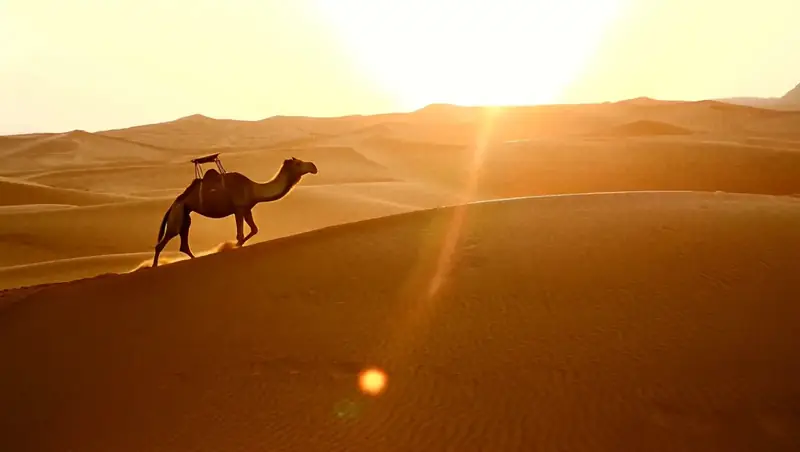
#> input picture apps/studio/src/assets/work/caravan-dune-800.webp, 800 x 452 px
$ python color.py ../../../apps/studio/src/assets/work/caravan-dune-800.webp out.png
#> lines starting #> are read from the running program, lines starting #| are printed output that depends on the picture; after the words box and inside, x2 and y2 are one past the last pixel; in counts of white or black regions, pixels touching at a corner belong together
### skills/hildegard-photo-edit/scripts/photolib.py
# SPDX-License-Identifier: AGPL-3.0-only
"""Shared by straighten.py, color.py, denoise_sharpen.py, crop.py, measure.py and fix.py in this folder. Not run on its own.

Needs Pillow and numpy:  python3 -m pip install pillow numpy
OpenCV is never needed or used. Everything here is plain numpy on float32 arrays, so a result is the same on every machine.

Conventions: pixel arrays are float32 RGB in [0, 1], gamma-encoded as stored (sRGB). A tilt is in degrees and is positive when the
picture is turned counter-clockwise (a horizon that rises toward the right), which is what Pillow's rotate(+a) does to a level one;
the fix is rotate(-tilt)."""
import io
import math
import os
import sys

try:
    import numpy as np
    from PIL import Image, ImageOps
except ImportError as e:  # one plain line, not a traceback
    sys.exit(f'{e.name or "Pillow or numpy"} is not installed. Run: python3 -m pip install pillow numpy')

INSTALL = 'python3 -m pip install pillow numpy'


def die(msg, code=1):
    print(msg, file=sys.stderr)
    sys.exit(code)


# ---- files ----

def load(path):
    """Open a photo as RGB with the camera's rotation flag applied and a non-sRGB colour profile converted to sRGB."""
    try:
        im = Image.open(path)
        im.load()
    except Exception as e:
        die(f'cannot open {path}: {e}')
    icc = im.info.get('icc_profile')
    im = ImageOps.exif_transpose(im)
    im = im.convert('RGB')
    if icc and b'sRGB' not in icc[:400]:
        try:
            from PIL import ImageCms
            im = ImageCms.profileToProfile(im, ImageCms.ImageCmsProfile(io.BytesIO(icc)), ImageCms.createProfile('sRGB'), outputMode='RGB')
        except Exception:
            pass
    return im


def save(path, im, quality=92, max_bytes=None):
    """Write a JPEG or PNG. With max_bytes a JPEG's quality steps down until it fits; returns (bytes, quality). Metadata, GPS included, is not copied."""
    ext = os.path.splitext(path)[1].lower()
    if ext == '.png':
        im.save(path, optimize=True)
        return os.path.getsize(path), None
    if ext not in ('.jpg', '.jpeg'):
        die(f'{path}: write a .jpg or .png')
    q = int(quality)
    while True:
        buf = io.BytesIO()
        im.save(buf, 'JPEG', quality=q, subsampling=0 if q >= 90 else 2, optimize=True)
        if max_bytes is None or buf.tell() <= max_bytes or q <= 45:
            break
        q -= 3
    if max_bytes is not None and buf.tell() > max_bytes:
        die(f'{path}: {buf.tell()} bytes at quality {q} is over the {max_bytes} byte cap; make the picture smaller')
    with open(path, 'wb') as f:
        f.write(buf.getvalue())
    return buf.tell(), q


def to_f(im):
    return np.asarray(im, dtype=np.float32) / 255.0


def from_f(a):
    return Image.fromarray(np.clip(np.rint(a * 255.0), 0, 255).astype(np.uint8))


def luma(a):
    """Rec. 709 luma of a float RGB array (gamma-encoded, as stored)."""
    return a[..., 0] * 0.2126 + a[..., 1] * 0.7152 + a[..., 2] * 0.0722


def resize_w(im, w):
    return im.resize((w, max(1, round(im.height * w / im.width))), Image.LANCZOS)


def srgb_to_lin(x):
    return np.where(x <= 0.04045, x / 12.92, ((x + 0.055) / 1.055) ** 2.4).astype(np.float32)


def lin_to_srgb(x):
    x = np.clip(x, 0, 1)
    return np.where(x <= 0.0031308, x * 12.92, 1.055 * x ** (1 / 2.4) - 0.055).astype(np.float32)


# ---- filters ----

def gblur(x, sigma):
    """Gaussian blur of a 2-D or 3-D float array over its first two axes, reflected at the edges."""
    r = max(1, int(3 * sigma + 0.5))
    k = np.exp(-0.5 * (np.arange(-r, r + 1) / sigma) ** 2).astype(np.float32)
    k /= k.sum()
    for axis in (0, 1):
        pad = [(0, 0)] * x.ndim
        pad[axis] = (r, r)
        p = np.pad(x, pad, mode='reflect')
        n = x.shape[axis]
        out = np.zeros(x.shape, dtype=np.float32)
        for i, w in enumerate(k):
            sl = [slice(None)] * x.ndim
            sl[axis] = slice(i, i + n)
            out += w * p[tuple(sl)]
        x = out
    return x


# [21 lines left out: functions box, noise_sigma, noise_of, not called in this run]


def gradient_energy(y):
    gy, gx = np.gradient(y)
    return float(np.hypot(gx, gy).mean() * 255)


def gray_world_error(a):
    """How far the mean colour is from grey: (max - min of the channel means) / their mean. 0 is neutral."""
    m = a.reshape(-1, 3).mean(0)
    return float((m.max() - m.min()) / (m.mean() + 1e-4))


def log_chroma(a):
    """(log R/G, log B/G) of the mean colour. A warm cast is R/G above 0 and B/G below 0."""
    m = a.reshape(-1, 3).mean(0) + 1e-4
    return float(math.log(m[0] / m[1])), float(math.log(m[2] / m[1]))


def clip_fractions(a):
    """(share of pixels with a channel at the top, share of dark pixels), the two numbers a clipped edit moves."""
    return float((a.max(axis=2) >= 0.992).mean()), float((luma(a) <= 0.025).mean())


# [8 lines left out: function ssim, not called in this run]


# ---- tilt ----

LEVEL = 0.6  # a tilt under this many degrees is left alone: it cannot be seen, and a turn costs a resample
AUTO_STRENGTH = 1.0  # when no family is named, the lines must be this clear: a table edge or a book is straight too, but is not a horizon
MIN_STRENGTH = 0.5  # below this the line evidence is no better than texture: on test photos every wrong estimate was under 0.45 and every right one over 0.5

# [152 lines left out: functions _edge_points, _line_sharpness, estimate_tilt, inscribed_rect, rotate_level, map_box and 3 more, not called in this run]

### skills/hildegard-photo-edit/scripts/color.py
# SPDX-License-Identifier: AGPL-3.0-only
"""Correct white balance and exposure of a photo from its own measurements, with limits so it cannot overdo it.

  python3 color.py IN OUT [--wb auto|gray|white|none] [--exposure auto|none|+n|-n] [--warmth +n|-n] [--black auto|none]
                          [--contrast auto|none] [--json]

  --wb        auto (default): the brightest unclipped pixels (a cloud, snow, a white wall, a specular glint) are taken as the light and made
              neutral, held back when those pixels are strongly coloured themselves (a red sign, a sunset sun)
              gray: gray-world, the average colour is grey, with highlights and shadows left out of the average; white: the same
              white-patch rule without the hold-back; none: leave the colour alone
  --exposure  auto (default): lift a picture whose brightest 0.5 percent sits well under white until it is just under white (never by
              more than 1.5 stops), and lower a picture that is bright overall (mean luminance 0.40 or more) with blown highlights.
              It does not look at the mean alone: a dark picture with bright highlights (a window, a lamp, cloud) is left as shot,
              and the report says so and names the --exposure to give if it should be brighter. none; or a number of stops (+0.5 brightens)
  --warmth    a manual nudge after the correction, in steps of about 2 percent (+3 warmer, -3 cooler); for light that should stay warm
  --black     auto (default): when more than 3 percent of the picture is crushed to pure black, lift the floor to a dark grey so shadows stay
              open; none for a silhouette or a night scene that should stay black
  --contrast  auto (default): a gentle S-curve only when the picture is flat; none

It never paints a gradient, a sky or any new pixels: it only multiplies and curves the colours that are there. It prints the
measurements before and after (mean colour, mean brightness, clipped highlights and shadows).

Needs Pillow and numpy:  python3 -m pip install pillow numpy   (OpenCV is not used)"""
import argparse
import json
import math
import os
import sys

sys.path.insert(0, os.path.dirname(os.path.abspath(__file__)))
import photolib as L  # noqa: E402
import numpy as np  # noqa: E402  (photolib has already exited with the install line when numpy is missing)

MAX_STOPS = 1.5
TARGET_TOP = 0.96  # where the brightest 0.5 percent should sit after an exposure lift
LIFT_BELOW = 0.93  # a picture whose brightest 0.5 percent is under this is lifted
CLIP_SHARE = 0.03  # more than this share of pixels at the top, in a picture that is bright overall, is blown, and the exposure comes down
BRIGHT_MEAN = 0.40
DARK_MEAN = 0.28  # a mean under this reads as dark (the SKILL.md reading table uses the same number)
AXIS_BOOST = 1.3
ORTH_KEEP = 0.8
HOLD_SAT = 0.20  # highlights more coloured than this are partly left alone by the white balance
SHADOW_SHARE = 0.03
SHADOW_FLOOR = 0.04


def measure(a):
    """The numbers the report shows for a float RGB array."""
    y = L.luma(a)
    hi, lo = L.clip_fractions(a)
    ra, ba = L.log_chroma(a)
    return {'mean_luma': round(float(y.mean()), 3), 'p1': round(float(np.percentile(y, 1)), 3), 'p99': round(float(np.percentile(y, 99)), 3),
            'gray_world_error': round(L.gray_world_error(a), 3), 'log_r_g': round(ra, 3), 'log_b_g': round(ba, 3),
            'clipped_highlights': round(hi, 4), 'clipped_shadows': round(lo, 4)}


def _valid(a):
    y = L.luma(a)
    return (a.max(axis=2) < 0.97) & (y > 0.04) & (y < 0.96)


def _norm(g):
    return g / math.exp(float(np.mean(np.log(g))))  # geometric mean 1: a colour change, not a brightness change


def gains_gray(a):
    m = a[_valid(a)].mean(axis=0) if _valid(a).sum() > 100 else a.reshape(-1, 3).mean(axis=0)
    return _norm(m.mean() / m)


def _bright_pixels(a):
    """Colours of the brightest 1.5 percent of the unclipped pixels. They are picked on a lightly blurred luma, so noise does not choose them
    (picking on raw luma favours pixels whose green happens to be high and turns a grey picture magenta)."""
    y = L.gblur(L.luma(a), float(max(1.5, 0.002 * max(a.shape[:2]))))
    ok = a.max(axis=2) < 0.98
    if ok.sum() < 100:
        return None
    sel = ok & (y >= np.percentile(y[ok], 98.5))
    return a[sel].mean(axis=0) if sel.sum() >= 30 else None


def gains_white(a):
    m = _bright_pixels(a)
    if m is None:
        return gains_gray(a)
    return _norm(m.max() / m)


def _shape(g):
    """Real light sits near the blue to orange axis, so the green to magenta part of a correction is trusted less, and a white-patch estimate
    reads a little under the true cast (highlights hold some of the light they are lit by), so the correction along the axis is taken a little further."""
    v = np.array([math.log(g[0] / g[1]), math.log(g[2] / g[1])])
    along, across = np.array([1.0, -1.0]) / math.sqrt(2), np.array([1.0, 1.0]) / math.sqrt(2)
    v = AXIS_BOOST * (float(v @ along) * along + ORTH_KEEP * float(v @ across) * across)
    return _norm(np.array([math.exp(v[0]), 1.0, math.exp(v[1])], np.float32))


def gains_auto(a):
    """White-patch with a hold-back. Returns (gains, evidence 0..1): evidence is how neutral the bright pixels are once corrected."""
    g = gains_white(a)
    m = _bright_pixels(a)
    if m is None:
        return g, 0.0
    sat = float((m.max() - m.min()) / (m.max() + 1e-4))  # how coloured the bright pixels are before correction
    hold = float(np.clip((sat - HOLD_SAT) / 0.4, 0.0, 0.8))  # a strongly coloured highlight is more likely the subject than the light
    g = _norm(g ** (1.0 - hold))
    return _shape(g), 1.0 - hold


def open_shadows(a):
    """When more than 3 percent of the picture is pure black, lift the floor to a dark grey so the shadows are open. Returns (picture, floor)."""
    if float((a.max(axis=2) <= 0.02).mean()) <= SHADOW_SHARE:
        return a, 0.0
    return SHADOW_FLOOR + (1.0 - SHADOW_FLOOR) * a, SHADOW_FLOOR


def exposure_stops(a, mode, clipped=None):
    """Stops to apply in linear light: a number given, or from the picture. Blown highlights come down; a picture whose brightest
    pixels sit well under white goes up until they are just under it. Nothing else moves it, so a dark scene that is meant to be dark stays dark."""
    if mode != 'auto':
        return float(np.clip(float(mode), -MAX_STOPS, MAX_STOPS))
    mx = a.max(axis=2)
    clipped = float((mx >= 0.992).mean()) if clipped is None else clipped  # measured before the white balance: a gain under 1 un-clips nothing
    top = float(np.percentile(mx, 99.5))
    if clipped > CLIP_SHARE and float(L.luma(a).mean()) >= BRIGHT_MEAN:  # a dark picture with a bright window is not overexposed
        return -float(min(MAX_STOPS, 0.2 + 1.4 * clipped))
    if top < LIFT_BELOW:
        return float(min(MAX_STOPS, math.log2(float(L.srgb_to_lin(np.float32(TARGET_TOP))) / max(float(L.srgb_to_lin(np.float32(top))), 1e-3))))
    return 0.0


def exposure_note(a, stops, clipped):
    """A plain sentence for a picture that exposure `auto` left alone although it reads dark, or has blown highlights without being bright
    overall. The rules cannot lift such a picture without clipping its highlights, so a person decides and names the stops."""
    mean = float(L.luma(a).mean())
    if abs(stops) >= 0.03:
        return None
    if mean < DARK_MEAN:  # a dark picture is lifted, whether or not some of it is clipped: lowering pixels at white only turns them grey
        clip = ' (the pixels already at white stay clipped)' if clipped > CLIP_SHARE else ''
        return (f'left as shot: the mean brightness is {mean:.2f} (dark) but the brightest areas are already near white, so lifting would blow them; '
                f'if it should look brighter, give --exposure +0.5 (stops) and check the highlights after{clip}, or leave a night or low-key scene dark')
    if clipped > CLIP_SHARE and mean < BRIGHT_MEAN:
        return (f'left as shot: {clipped * 100:.0f} percent of the picture is at white but the mean brightness is only {mean:.2f}, so the scene '
                f'is dark on purpose or the highlights are lost for good (lost detail stays lost); give --exposure -0.5 to bring the whites down, or leave it')
    return None


def apply_exposure(a, stops):
    if abs(stops) < 0.03:
        return a
    return L.lin_to_srgb(L.srgb_to_lin(a) * np.float32(2.0 ** stops))


def contrast_amount(a):
    y = L.luma(a)
    spread = float(np.percentile(y, 98) - np.percentile(y, 2))
    return float(np.clip((0.62 - spread) / 0.62, 0.0, 0.25)) if spread < 0.62 else 0.0


# [6 lines left out: function apply_contrast, not called in this run]


def correct(a, wb='auto', exposure='auto', warmth=0.0, black='auto', contrast='auto'):
    """Run the whole correction on a float RGB array. Returns (picture, what was done)."""
    done = {}
    clipped_before = float((a.max(axis=2) >= 0.992).mean())
    if wb != 'none':
        if wb == 'gray':
            g = gains_gray(a)
        elif wb == 'white':
            g = gains_white(a)
        else:
            g, ev = gains_auto(a)
            done['wb_evidence'] = round(ev, 3)
        done['wb_gains_rgb'] = [round(float(x), 3) for x in g]
        a = np.clip(a * g, 0, 1)
    if warmth:
        k = 0.02 * float(warmth)
        a = np.clip(a * np.array([math.exp(k), 1.0, math.exp(-k)], np.float32), 0, 1)
        done['warmth_steps'] = warmth
    if exposure != 'none':
        s = exposure_stops(a, exposure, clipped_before)
        done['exposure_stops'] = round(s, 2)
        if exposure == 'auto':
            note = exposure_note(a, s, clipped_before)
            if note:
                done['exposure_note'] = note
        a = apply_exposure(a, s)
    if contrast == 'auto':
        c = contrast_amount(a)
        if c > 0.01:
            done['contrast'] = round(c, 2)
            a = apply_contrast(a, c)
    if black == 'auto':
        a, k = open_shadows(a)
        if k:
            done['shadow_floor'] = k
    return a, done


def main(argv=None):
    ap = argparse.ArgumentParser(description='White balance and exposure from measurements, with limits.')
    ap.add_argument('src')
    ap.add_argument('dst')
    ap.add_argument('--wb', choices=['auto', 'gray', 'white', 'none'], default='auto')
    ap.add_argument('--exposure', default='auto', help='auto, none, or stops such as +0.5 or -0.7')
    ap.add_argument('--warmth', type=float, default=0.0)
    ap.add_argument('--black', choices=['auto', 'none'], default='auto')
    ap.add_argument('--contrast', choices=['auto', 'none'], default='auto')
    ap.add_argument('--json', action='store_true')
    a = ap.parse_args(argv)
    if a.exposure not in ('auto', 'none'):
        try:
            float(a.exposure)
        except ValueError:
            L.die(f'--exposure takes auto, none or a number of stops such as +0.5, not {a.exposure!r}')
    im = L.load(a.src)
#> in load, im is the input picture: PIL image 800x452 RGB; mean R, G, B 168.7, 121, 70
    src = L.to_f(im)
    out, done = correct(src, a.wb, a.exposure, a.warmth, a.black, a.contrast)
#> in correct, `clipped_before = float((a.max(axis=2) >= 0.992).mean())`: clipped_before = 0.258
#> in luma, `return a[..., 0] * 0.2126 + a[..., 1] * 0.7152 + a[..., 2] * 0.0722`:
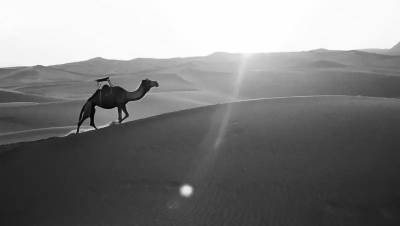
#> returned value: shape (452, 800) float32 (shown at 1/2 size); min 0.0108, max 1, mean 0.5
#> in gblur, `r = max(1, int(3 * sigma + 0.5))`: r = 5
#> in _bright_pixels, `ok = a.max(axis=2) < 0.98`:
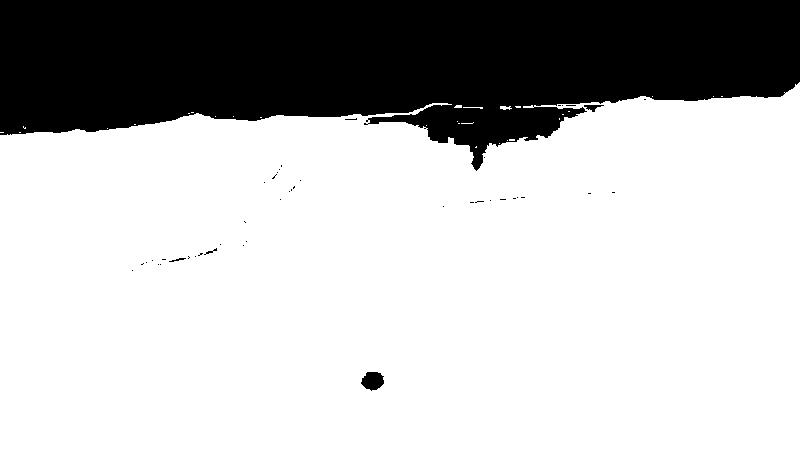
#> ok: shape (452, 800) bool; 73.6% white; 45 black regions (40 under 20 px), largest, box (x1, y1, x2, y2) and area: (0, 0, 800, 171) 95042, (361, 372, 384, 391) 320, (584, 105, 604, 112) 69, (169, 258, 186, 262) 27, (204, 248, 217, 255) 25
#> in _bright_pixels, `sel = ok & (y >= np.percentile(y[ok], 98.5))`:
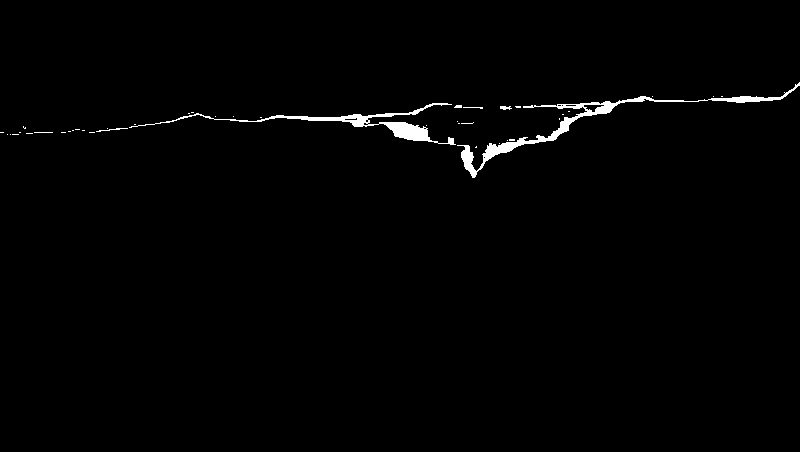
#> sel: shape (452, 800) bool; 1.1% white; 42 white regions (36 under 20 px), largest, box (x1, y1, x2, y2) and area: (457, 82, 800, 178) 2136, (129, 103, 456, 145) 1601, (96, 128, 128, 132) 39, (500, 106, 512, 110) 34, (463, 107, 483, 109) 23, (454, 105, 462, 108) 21
#> in gains_white, `m = _bright_pixels(a)`: m = [0.934, 0.713, 0.447]
#> in gains_auto, `g = gains_white(a)`: g = [0.715, 0.936, 1.49]
#> the loop in gblur (call 2), `for axis in (0, 1):` made 2 passes
#> n on passes 1 to 2: 452, 800
#> in gains_auto, `m = _bright_pixels(a)`: m = [0.934, 0.713, 0.447]
#> in gains_auto, `sat = float((m.max() - m.min()) / (m.max() + 1e-4))`: sat = 0.521
#> in gains_auto, `hold = float(np.clip((sat - HOLD_SAT) / 0.4, 0.0, 0.8))`: hold = 0.8
#> in gains_auto, `g = _norm(g ** (1.0 - hold))`: g = [0.935, 0.987, 1.08]
#> in _shape, `v = np.array([math.log(g[0] / g[1]), math.log(g[2] / g[1])])`: v = [-0.0539, 0.0935]
#> in _shape, `v = AXIS_BOOST * (float(v @ along) * along + ORTH_KEEP * float(v @ acr..`: v = [-0.0752, 0.116]
#> in correct, `g, ev = gains_auto(a)`: g = [0.915, 0.986, 1.11]; ev = 0.2
#> in exposure_stops, `mx = a.max(axis=2)`:
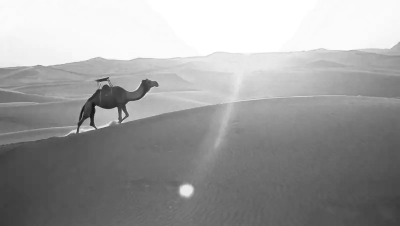
#> mx: shape (452, 800) float32 (shown at 1/2 size); min 0.0466, max 1, mean 0.623
#> in exposure_stops, `clipped = float((mx >= 0.992).mean()) if clipped is None else clipped`: clipped = 0.258
#> in exposure_stops, `top = float(np.percentile(mx, 99.5))`: top = 1
#> in correct, `s = exposure_stops(a, exposure, clipped_before)`: s = -0.561
#> in exposure_note, `mean = float(L.luma(a).mean())`: mean = 0.485
#> in lin_to_srgb, `x = np.clip(x, 0, 1)`:
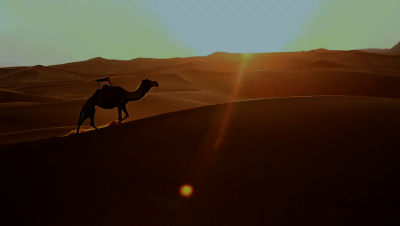
#> x: shape (452, 800, 3) float32 (shown at 1/2 size); mean of channels 0, 1, 2 0.266, 0.212, 0.155; drawn as R, G, B
#> in lin_to_srgb, `return np.where(x <= 0.0031308, x * 12.92, 1.055 * x ** (1 / 2.4) - 0...`:
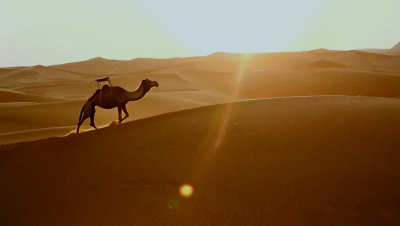
#> returned value: shape (452, 800, 3) float32 (shown at 1/2 size); mean of channels 0, 1, 2 0.506, 0.39, 0.248; drawn as R, G, B
#> in luma (call 5), `return a[..., 0] * 0.2126 + a[..., 1] * 0.7152 + a[..., 2] * 0.0722`:
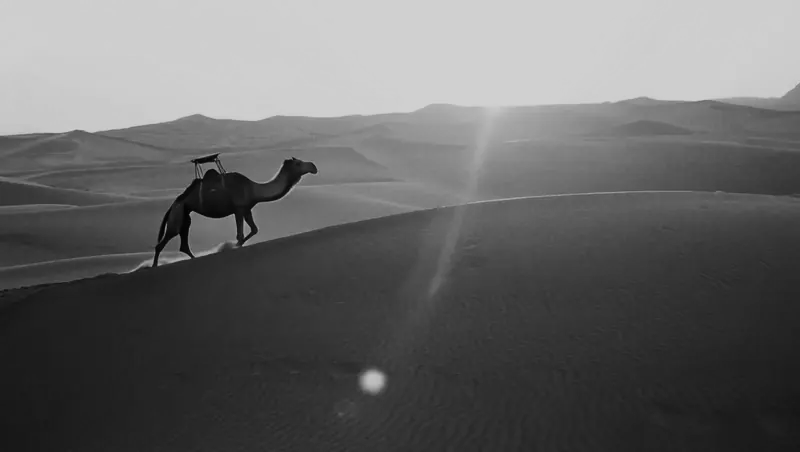
#> returned value: shape (452, 800) float32; min 0.00678, max 0.819, mean 0.404
#> in contrast_amount, `spread = float(np.percentile(y, 98) - np.percentile(y, 2))`: spread = 0.714
#> in correct, `c = contrast_amount(a)`: c = 0
#> done = {'wb_evidence': 0.2, 'wb_gains_rgb': [0.915, 0.986, 1.11], 'exposure_stops': -0.56}
    size, q = L.save(a.dst, L.from_f(out))
#> size = 167086
    before, after = measure(src), measure(out)
#> in measure, `hi, lo = L.clip_fractions(a)`: hi = 0.258; lo = 0.000119
#> in log_chroma, `m = a.reshape(-1, 3).mean(0) + 1e-4`: m = [0.662, 0.475, 0.276]
#> in measure, `ra, ba = L.log_chroma(a)`: ra = 0.331; ba = -0.545
#> in gray_world_error, `m = a.reshape(-1, 3).mean(0)`: m = [0.662, 0.475, 0.275]
#> before = {'mean_luma': 0.5, 'p1': 0.126, 'p99': 0.999, 'gray_world_error': 0.82, 'log_r_g': 0.331, 'log_b_g': -0.545, 'clipped_highlights': 0.258, 'clipped_shadows': 0.0001}; after = {'mean_luma': 0.404, 'p1': 0.095, 'p99': 0.819, 'gray_world_error': 0.676, 'log_r_g': 0.262, 'log_b_g': -0.451, 'clipped_highlights': 0, 'clipped_shadows': 0.0004}
    if a.json:
        print(json.dumps({'ok': True, 'before': before, 'after': after, 'done': done}))
        return 0
    print('done:', ', '.join(f'{k} {v}' for k, v in done.items()) or 'nothing needed')
#| done: wb_evidence 0.2, wb_gains_rgb [0.915, 0.986, 1.108], exposure_stops -0.56
    for k in ('mean_luma', 'p1', 'p99', 'gray_world_error', 'log_r_g', 'log_b_g', 'clipped_highlights', 'clipped_shadows'):
        print(f'  {k:19} {before[k]:>8} -> {after[k]}')
#> this loop made 8 passes
#|   mean_luma                0.5 -> 0.404
#|   p1                     0.126 -> 0.095
#|   p99                    0.999 -> 0.819
#|   gray_world_error        0.82 -> 0.676
#|   log_r_g                0.331 -> 0.262
#> (further printed lines are left out)
    return 0


if __name__ == '__main__':
    sys.exit(main())
#> (the program exits here)
